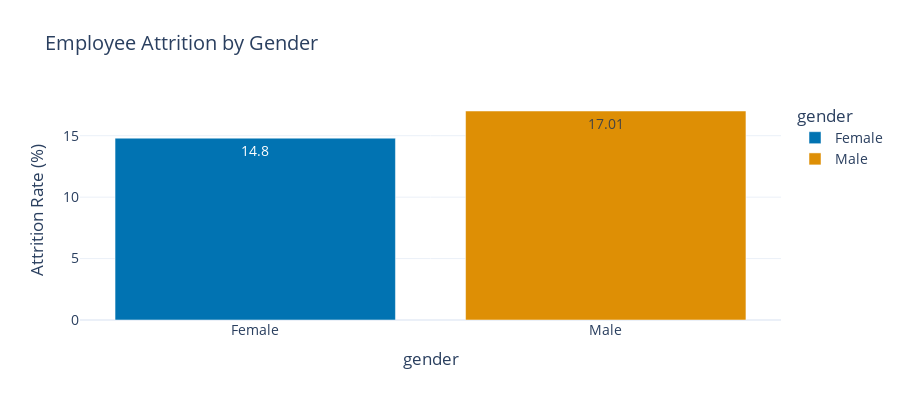

The notebook cell this image was saved under:
### Markdown cell above
### 📊 Test Advanced Features

### Code cell
# Test 1: Export functionality
df_gender = agent.query("Compare attrition rates between male and female employees")

fig = viz_enhanced.visualize(
    df_gender,
    "Gender attrition comparison",
    verbose=True,
    export_path="gender_attrition.html"  # Export to HTML
)

print("\n✅ Chart exported to gender_attrition.html")

### Figure 1 — Plotly figure (JSON) as saved in the notebook; plotly's stock layout.template omitted (floating-point values rounded to 4 significant figures)
{"data": [{"hovertemplate": "gender=%{x}<br>Attrition Rate (%)=%{y}<extra></extra>", "legendgroup": "Female", "marker": {"color": "#0173B2", "pattern": {"shape": ""}}, "name": "Female", "orientation": "v", "showlegend": true, "textposition": "auto", "texttemplate": "%{y}", "type": "bar", "x": ["Female"], "xaxis": "x", "y": [14.8], "yaxis": "y"}, {"hovertemplate": "gender=%{x}<br>Attrition Rate (%)=%{y}<extra></extra>", "legendgroup": "Male", "marker": {"color": "#DE8F05", "pattern": {"shape": ""}}, "name": "Male", "orientation": "v", "showlegend": true, "textposition": "auto", "texttemplate": "%{y}", "type": "bar", "x": ["Male"], "xaxis": "x", "y": [17.01], "yaxis": "y"}], "layout": {"barmode": "relative", "font": {"size": 14}, "height": 400, "legend": {"title": {"text": "gender"}, "tracegroupgap": 0}, "paper_bgcolor": "white", "plot_bgcolor": "white", "title": {"text": "Employee Attrition by Gender"}, "xaxis": {"anchor": "y", "categoryarray": ["Female", "Male"], "categoryorder": "array", "domain": [0, 1], "title": {"text": "gender"}}, "yaxis": {"anchor": "x", "domain": [0, 1], "title": {"text": "Attrition Rate (%)"}}}}
